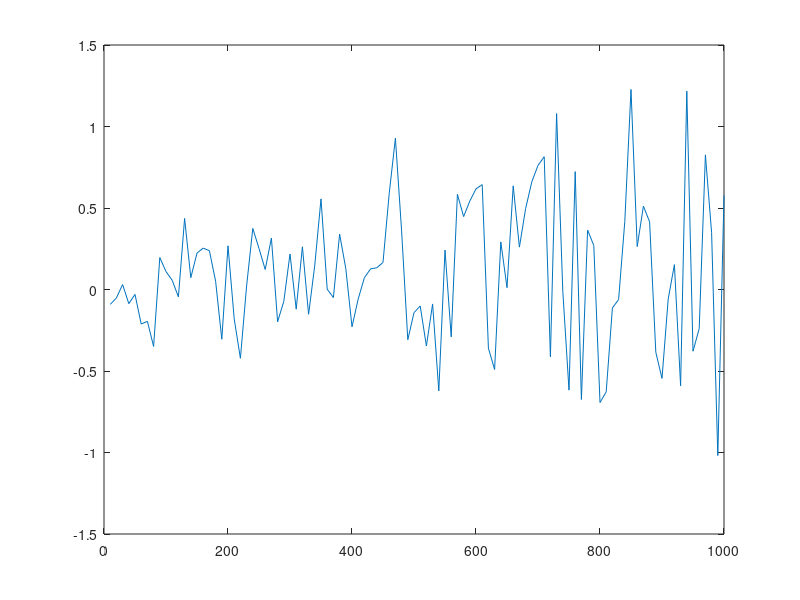

Recreate this plot in MATLAB.
function ends = slumplabb3()
    % Tredje uppgiften:
    % Analysera hur långt en vandring med N steg typiskt tar sig från
    % startpunkten.
    
    ends = zeros(1, 100);
    i = 1;
    while i <= 100
        ends(i) = mean(sum(randi([0 1], 3000, 10*i)*2-1, 2));
        i = i + 1;
    end
    xs = 10:10:10*100;
    plot(xs, ends);
end
